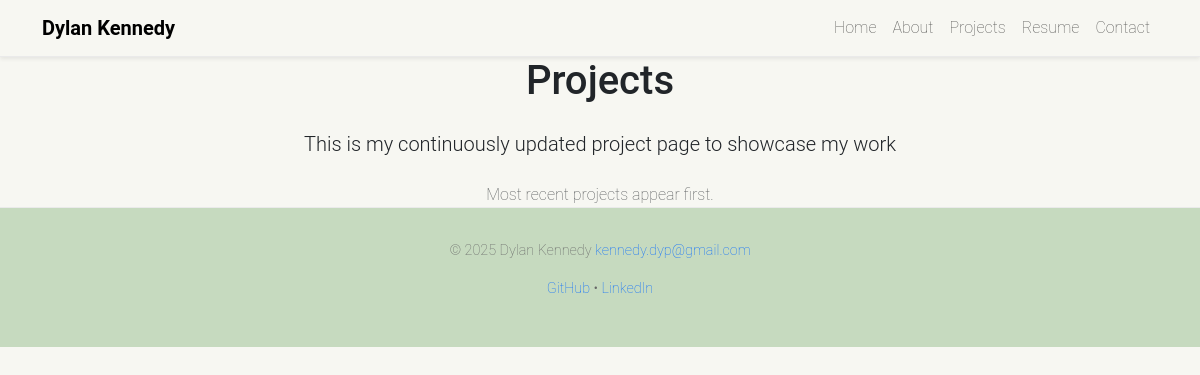
The page /projects/ on the database as committed earlier.
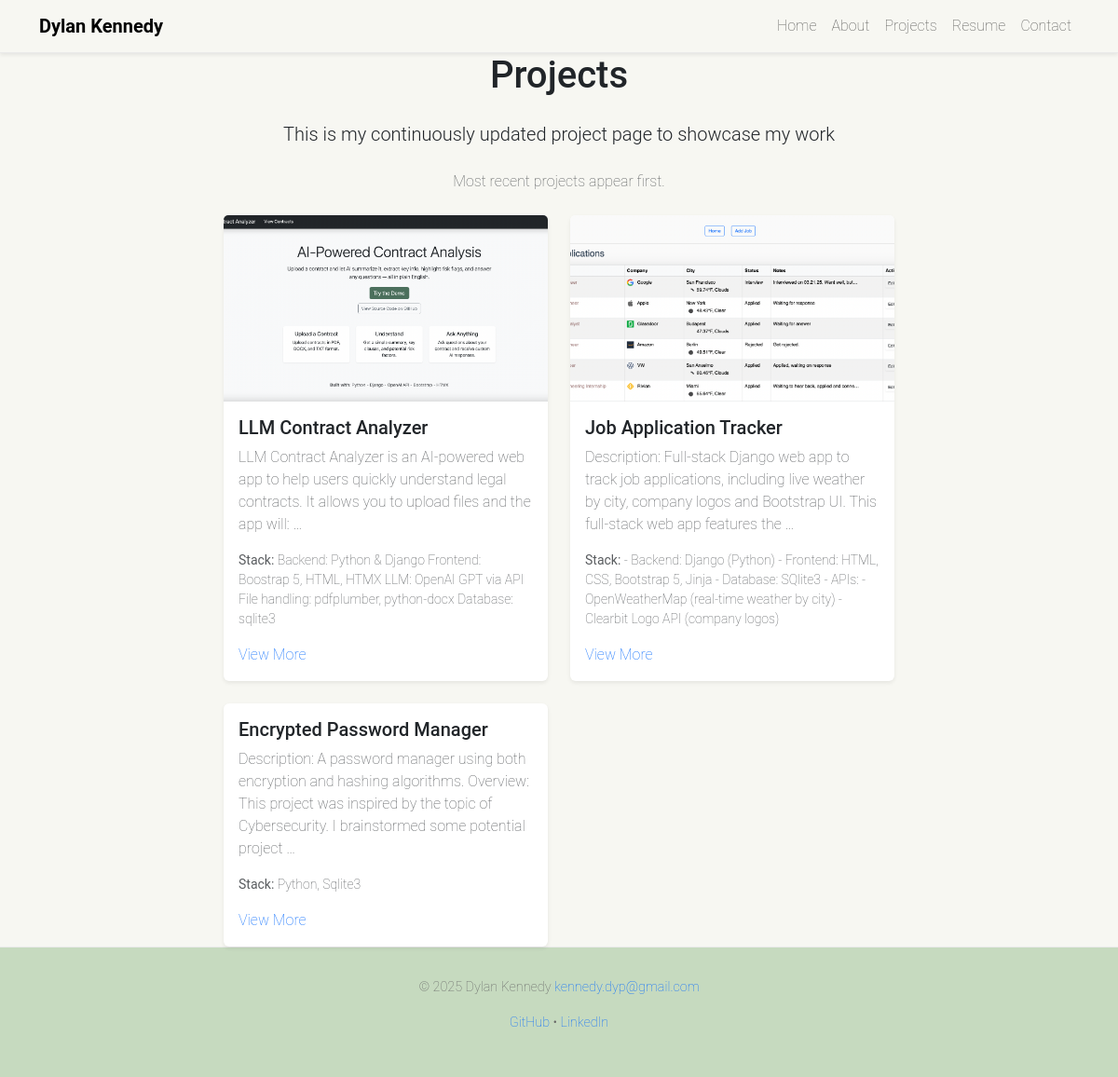
The same page on the database as committed later.
### projects/models.py (models this page shows, shortened)
class Project(models.Model):
    title = models.CharField(max_length=100)
    description = models.TextField()
    tech_stack = models.CharField(max_length=200)
    github_link = models.URLField()
    live_demo_link = models.URLField(blank=True, null=True)
    image = models.ImageField(upload_to='project_images/', blank=True, null=True)
    is_featured = models.BooleanField(default=False)
    slug = models.SlugField(unique=True, blank=True)
    ordering_index = models.PositiveIntegerField(default=0)

### projects/views.py (the view)
# urls.py: path('', views.project_list, name='project_list'),
def project_list(request):
    projects = Project.objects.all().order_by('ordering_index')
    return render(request, 'projects/project_list.html', {'projects': projects})

### templates/projects/project_list.html (shortened to what this page needs)
{% extends "base.html" %}
{% block content %}
  <h1 class="mb-4 text-center">Projects</h1>
  <p class="lead mb-4 text-center">This is my continuously updated project page to showcase my work</p>
  <p class="text-center text-muted mb-4">Most recent projects appear first.</p>
  <div class="row row-cols-1 row-cols-md-2 g-4">
    {% for project in projects %}
      <div class="col">
        <div class="card h-100 shadow-sm border-0">
          {% if project.image %}
            <img src="{{ project.image.url }}" class="card-img-top" alt="{{ project.title }}" style="height: 200px; object-fit: cover;">
          {% endif %}
          <div class="card-body d-flex flex-column">
            <h5 class="card-title">{{ project.title }}</h5>
            {% if project.description %}
              <p class="card-text text-muted" style="min-height: 60px;">
                {{ project.description|truncatewords:25 }}
              </p>
            {% endif %}
            <p class="text-muted small mb-3"><strong>Stack:</strong> {{ project.tech_stack }}</p>
            <div class="mt-auto">
              <a href="{% url 'project_detail' project.slug %}">View More</a>
            </div>
          </div>
        </div>
      </div>
    {% endfor %}
  </div>
{% endblock %}

Rows that differ between the two databases and show on the page:
added Project: image (picture), title "LLM Contract Analyzer", description "LLM Contract Analyzer is an AI-powered web app to help users quickly understand legal contracts. It allows you to upload files and the app will: …", tech_stack "Backend: Python & Django Frontend: Boostrap 5, HTML, HTMX LLM: OpenAI GPT via API File handling: pdfplumber, python-docx Database: sqlite3"
added Project: image (picture), title "Job Application Tracker", description "Description: Full-stack Django web app to track job applications, including live weather by city, company logos and Bootstrap UI. This full-stack web app features the …", tech_stack "- Backend: Django (Python) - Frontend: HTML, CSS, Bootstrap 5, Jinja - Database: SQlite3 - APIs: - OpenWeatherMap (real-time weather by city) - Clearbit Logo API (company logos)"
added Project: title "Encrypted Password Manager", description "Description: A password manager using both encryption and hashing algorithms. Overview: This project was inspired by the topic of Cybersecurity. I brainstormed some potential project …", tech_stack "Python, Sqlite3"
